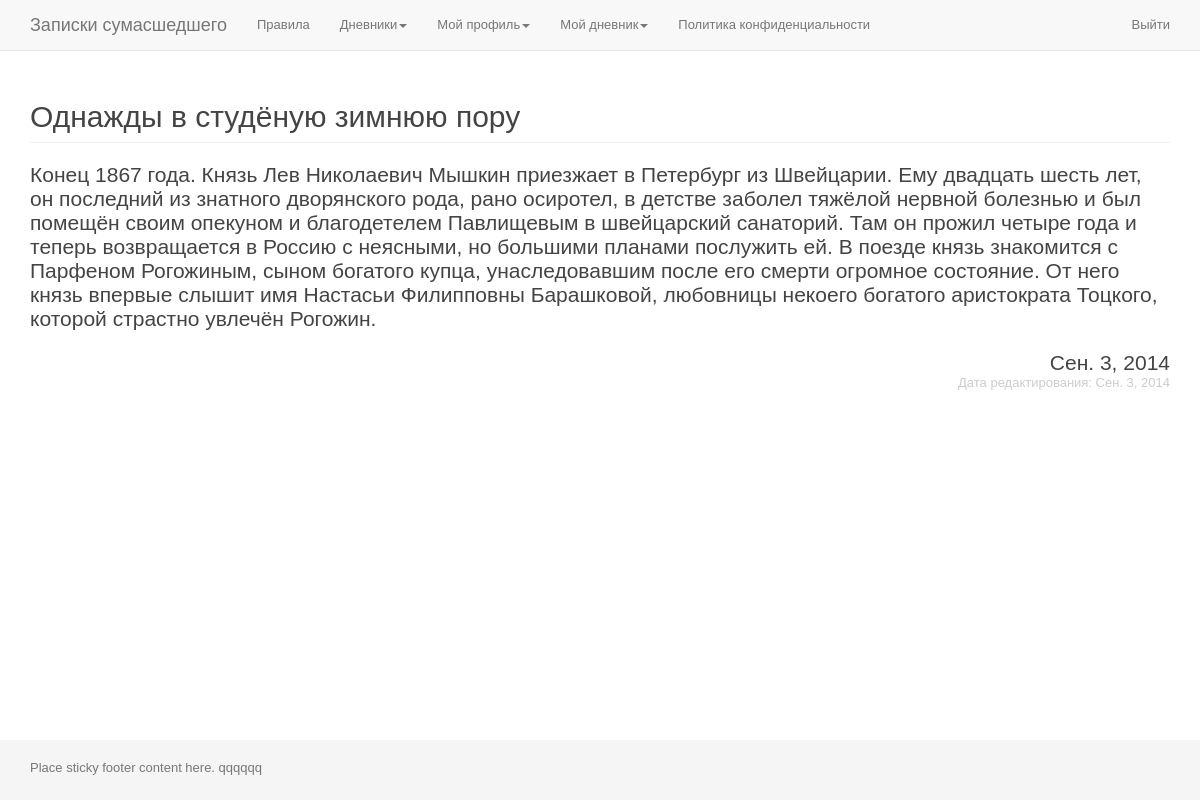
Before: /record/3/ (signed in) with the older database file.
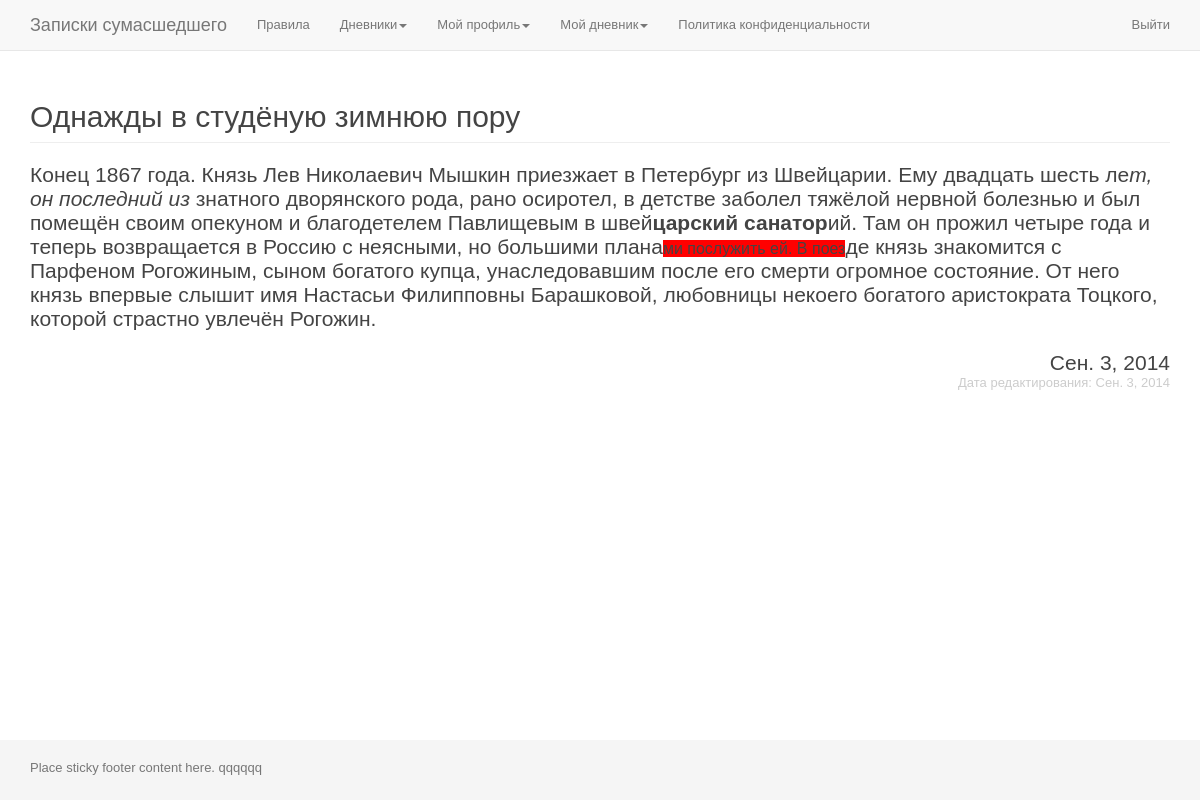
After: the same page with the newer database file.
### app_zapsum/models.py (models this page shows, shortened)
class Diary(models.Model):
	user_id = models.IntegerField(
		'',
		blank=True,
		null=True,
	)
	title = models.CharField(
		'Заголовок записи',
		max_length=100,
		blank=False,
	)
	date = models.DateField(
		'Дата записи',
		blank=True,
		null=True,
	)
	text = models.TextField(
		'Содержание записи',
		max_length=5000,
		blank=False,
	)
	last_edit_date = models.DateField(
		'Дата последнего редактирования',
		default=datetime.now(),
	)
	is_active = models.BooleanField(default=True)
	is_delete = models.BooleanField(default=False)
	@classmethod
	def get_entry_public(self, id_record, user_id):
		return self.objects.get(id=id_record, user_id=user_id, is_active=True, is_delete=False)

### app_zapsum/views.py (the view)
# urls.py: url(r'^record/(?P<id_record>[0-9]*)/$', 'views.record', name='record'),
def record(request, id_record):
	entry = Diary.get_entry_public(id_record=id_record, user_id=request.user.pk)
	t = loader.get_template('page_record.html')
	c = RequestContext(request, {
		'entry': entry,
	}, [custom_proc])
	return HttpResponse(t.render(c))

### app_accounts/templatetags/tags_app_accounts.py (called while the page is built)
@register.inclusion_tag("part_auth_area.html")
def part_auth_area(is_authenticated):
	return {
		'is_authenticated': is_authenticated,
	}

### app_zapsum/views.py (called while the page is built)
def custom_proc(request):
	return{
		'request': request,
	}

### app_zapsum/templates/page_record.html (shortened to what this page needs)
{% extends "page_base.html" %}
{% block content %}
	<section class="section record_public">
		<div class="page-header">
			<h2>{{ entry.title }}</h2>
		</div>
		<article class="article record_article">
			<div class="body">
				{{ entry.text | safe}}
			</div>
			<div class="dates_block">
				<span class="date">{{ entry.date }}</span>
				<span class="date_mod">Дата редактирования: {{ entry.last_edit_date }}</span>
			</div>
		</article>
	</section>
{% endblock %}

### zapsum/templates/page_base.html (shortened to what this page needs)
<!DOCTYPE html>
{% load staticfiles tags_app_accounts%}
<html lang="ru">
	<head>
		<link href="{% static 'zapsum/css/bootstrap/bootstrap.min.css' %}" rel="stylesheet">
		<link href="{% static 'zapsum/css/bootstrap/sticky-footer-navbar.css' %}" rel="stylesheet">
		<link href="{% static 'zapsum/css/styles.css' %}" rel="stylesheet">
		<link href="{% static 'app_accounts/css/styles.css' %}" rel="stylesheet">
		<link href="{% static 'app_zapsum/css/styles.css' %}" rel="stylesheet">
	</head>
	<body>
		<div class="navbar navbar-default navbar-fixed-top nav_top" role="navigation">
			<div class="container">
				<div class="navbar-header">
					<a class="navbar-brand" href="{% url 'rules' %}">Записки сумасшедшего</a>
				</div>
				<div class="collapse navbar-collapse">
				  <ul class="nav navbar-nav">
					<li><a href="{% url 'rules' %}">Правила</a></li>
					<li class="dropdown">
						<a href="#" class="dropdown-toggle" data-toggle="dropdown">Дневники<span class="caret"></span></a>
					</li>
					{% if request.user.is_authenticated %}
					<li class="dropdown">
						<a href="#" class="dropdown-toggle" data-toggle="dropdown">Мой профиль<span class="caret"></span></a>
					</li>
					<li class="dropdown">
						<a href="#" class="dropdown-toggle" data-toggle="dropdown">Мой дневник<span class="caret"></span></a>
					</li>
					{% endif %}
					<li><a href="{% url 'privacy_policy' %}">Политика конфиденциальности</a></li>
				  </ul>
					<ul class="nav navbar-nav navbar-right">
						{% part_auth_area request.user.is_authenticated %}
					</ul>
				</div>
			</div>
		</div>
		<div class="container main_container">
			{% block content %}{% endblock %}
		</div>
		<div class="footer">
			<div class="container">
				<p class="text-muted">Place sticky footer content here. {{ user }}</p>
			</div>
		</div>
	</body>
</html>

### app_accounts/templates/part_auth_area.html (shortened to what this page needs)
{% if is_authenticated %}
	<li>
		<a href="{% url 'logout' %}">Выйти</a>
	</li>
{% endif %}

### zapsum/static/zapsum/css/styles.css (style rules this page uses)
html, body, div, h1, h2, h3, h4, h5, h6, a, a img, p, ul, ol, li, span, fieldset , form, dl, dd, dt, table, tr, td, img { border: none; margin: 0; outline: none; padding: 0; }
body { font: normal 13px arial, sans-serif; color: #444; }
a { color: #cc6633; }
ul { list-style-type: none; }
body > .main_container { padding-bottom: 80px; }
.record_public { font-size: 21px; }
.record_public .body { padding-bottom: 20px; }
.record_public .dates_block { overflow: hidden; }
.record_public .dates_block .date { float: right; }
.record_public .dates_block .date_mod { float: right; clear: both; font-size: 13px; color: #ccc; }

Changed rows visible on the page:
changed Diary "Однажды в студёную зимнюю пору": text "…Швейцарии. Ему двадцать шесть лет, он последний из знатного дворянского рода, рано осиротел, в детстве заболел тяжёлой нервной болезнью и был помещён своим опекуном и благодетелем Павлищевым в швейцарский санаторий. Там он прожил четыре года и теперь возвращается в Россию с неясными, но большими планами послужить ей. В поезде князь знакомится с Парфеном…" → "…Швейцарии. Ему двадцать шесть ле т, он последний из знатного дворянского рода, рано осиротел, в детстве заболел тяжёлой нервной болезнью и был помещён своим опекуном и благодетелем Павлищевым в швей царский санатор ий. Там он прожил четыре года и теперь возвращается в Россию с неясными, но большими плана ми послужить ей. В поез де князь знакомится с Парфеном…"
